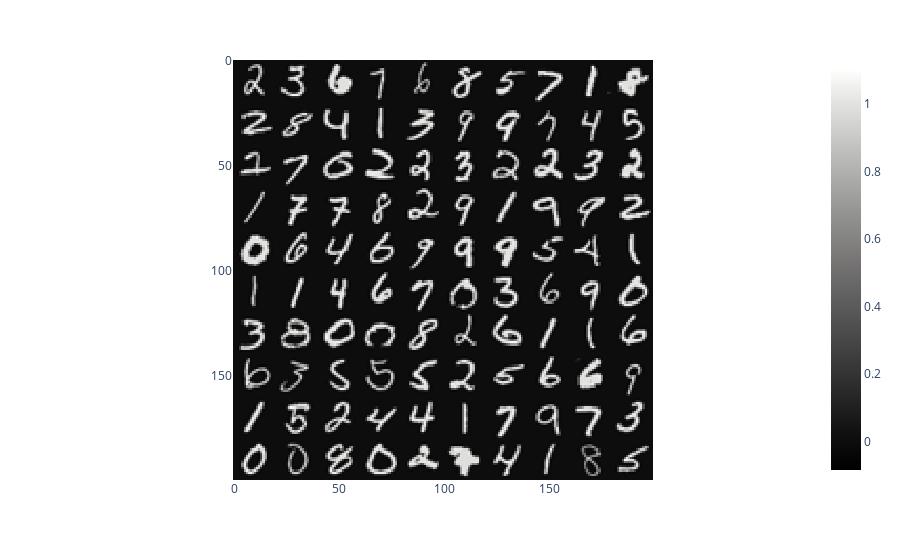

Notebook code for this chart:
### Code cell
fig = px.imshow(digits_img,color_continuous_scale='gray')
fig.show()

### Figure 1 — Plotly figure (JSON) as saved in the notebook; plotly's stock layout.template omitted (floating-point values rounded to 4 significant figures; data arrays with more than 128 entries replaced by an {"elided": "..."} marker saying what was removed)
{"data": [{"coloraxis": "coloraxis", "hovertemplate": "x: %{x}<br>y: %{y}<br>color: %{z}<extra></extra>", "name": "0", "type": "heatmap", "xaxis": "x", "yaxis": "y", "z": {"elided": "200x200 float values"}}], "layout": {"coloraxis": {"colorscale": [[0, "rgb(0, 0, 0)"], [0.09091, "rgb(16, 16, 16)"], [0.1818, "rgb(38, 38, 38)"], [0.2727, "rgb(59, 59, 59)"], [0.3636, "rgb(81, 80, 80)"], [0.4545, "rgb(102, 101, 101)"], [0.5455, "rgb(124, 123, 122)"], [0.6364, "rgb(146, 146, 145)"], [0.7273, "rgb(171, 171, 170)"], [0.8182, "rgb(197, 197, 195)"], [0.9091, "rgb(224, 224, 223)"], [1, "rgb(254, 254, 253)"]]}, "margin": {"t": 60}, "xaxis": {"anchor": "y", "constrain": "domain", "domain": [0, 1], "scaleanchor": "y"}, "yaxis": {"anchor": "x", "autorange": "reversed", "constrain": "domain", "domain": [0, 1]}}}
